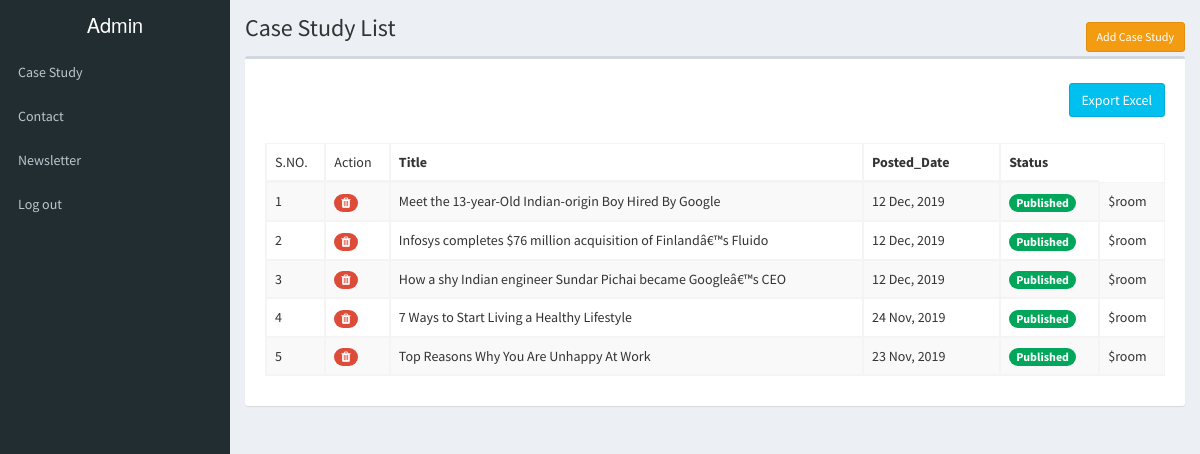
Screenshot of /scnordic_website/scadmin/home.php (signed in) with the database file from the repository.
### tables this page shows
CREATE TABLE `blog` (
  `b_id` int(11) NOT NULL,
  `b_title` text NOT NULL,
  `b_description` text NOT NULL,
  `b_featured_image` varchar(255) NOT NULL,
  `b_status` varchar(255) NOT NULL DEFAULT 'Published',
  `b_publish_date` datetime NOT NULL
);

### scnordic_website/scadmin/blog/blog-list.php (the view, shortened to what this page needs)
<?php
$sql111 = "Select * from blog ORDER BY b_publish_date DESC " ;
$result = mysqli_query($con, $sql111) ;
?>
      <div class="content-wrapper">
        <section class="content-header">
          <h1>
            Case Study List
          </h1>
         <ol class="breadcrumb">
              <li>
			  <a href="<?php echo BASE_ADMIN_URL_NEW; ?>home.php?page=blog-add" class="btn btn-warning btn-sm button_color_white_new"><span>
			 Add Case Study</span>
			 </a>
			  </li>
          </ol>
        </section>
        <section class="content">
          <div class="row">
		   <div class="col-xs-12">
		  <div class="box">
                <div class="box-header">
				<button id="export" class="btn btn-info pull-right">Export Excel</button>
				<div class="col-md-6  col-md-offset-3 ">
				</div>
                </div>
                <div class="box-body table-responsive">
                  <table id="example1" class="table table-bordered table-striped">
					<thead>
					<tr>
					<td>S.NO.</td>
					<td>Action</td>
					<th>Title</th>
					<th>Posted_Date</th>
					<th>Status</th>
					</tr>
					</thead>
                    <tbody>
                      	<?php $i= 1; while($row = mysqli_fetch_array($result)) { ?>
                      <tr>
							<td><?php echo $i ?></td>
							<td>
							<a href="<?php echo BASE_ADMIN_URL_NEW ;?>masterprocess.php?action=query_delete&p_id=<?php echo $row['b_id']; ?>" class="badge btn-danger btn-sm delete"  role="button" title="Delete" name="delete" data-toggle="tooltip">
							<i class="fa fa-trash"></i>
							</a>
							</td>
							<td><?php echo $row['b_title']; ?></td>
							<td><?php echo date('d M, Y', strtotime($row['b_publish_date'])); ?></td>
							<td>
							<?php if($row['b_status'] == 'Published' ) { ?>
							<span class="badge btn-success bg-green"><?php echo ucfirst($row['b_status']); ?></span>
							<?php  }else { ?>
							<span class="badge btn-success bg-red"><?php echo ucfirst($row['b_status']); ?></span>
							<?php } ?>
							</td>
							<td>$room</td>
                      </tr>
					  <?php $i++; } ?>
                    </tbody>
                  </table>
                </div>
              </div>
			</div>
		  </div>
        </section>
      </div>

### scnordic_website/scadmin/css/roomsoom_admin_style.css (style rules this page uses)
.button_color_white_new { color:#ffffff !important; }

### rows the page displays
blog: b_title "Meet the 13-year-Old Indian-origin Boy Hired By Google", b_publish_date "12 Dec, 2019", b_status "Published"
blog: b_title "Infosys completes $76 million acquisition of Finlandâ€™s Fluido", b_publish_date "12 Dec, 2019", b_status "Published"
blog: b_title "How a shy Indian engineer Sundar Pichai became Googleâ€™s CEO", b_publish_date "12 Dec, 2019", b_status "Published"
blog: b_title "7 Ways to Start Living a Healthy Lifestyle", b_publish_date "24 Nov, 2019", b_status "Published"
blog: b_title "Top Reasons Why You Are Unhappy At Work", b_publish_date "23 Nov, 2019", b_status "Published"
